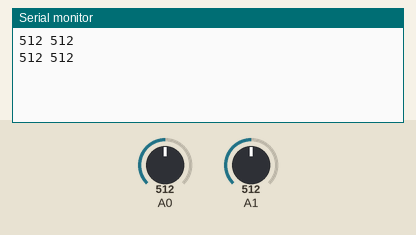
A sketch run on a simulated Arduino Uno, built with avr-gcc and run on an emulated ATmega328P. Shown: the last lines printed to the serial monitor. The test bench sets the inputs (shaded band); at power-on: A0 = 512, A1 = 512.

Above: at 5.8 s.
5.9 s: A0 set to 716
At 11.4 s:
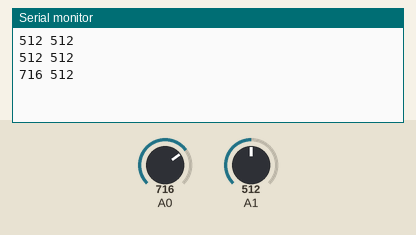
11.9 s: A1 set to 716
At 16.5 s:
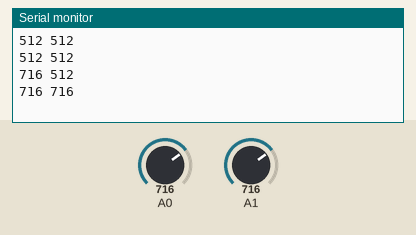
17.9 s: A0 set to 900
At 21.5 s:
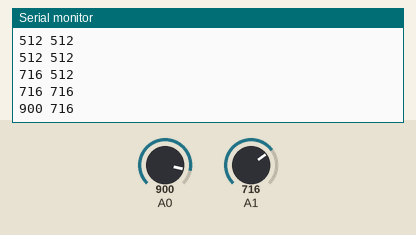
23.9 s: A1 set to 900
At 25.3 s:
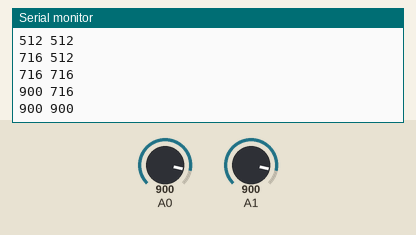
Timing chart, 0 to 26.9 s (numbered marks = the images above; inputs shaded):
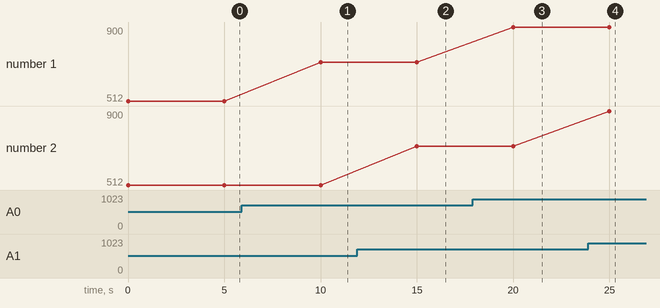

The sketch:

plant_sensor.ino
```cpp
 void setup() {

  // initialize serial communication at 9600 bits per second:
  Serial.begin(9600);

}

void loop() {

  // read the input on analog pin 0 and 1:
  int monstera = analogRead(A0);
  int fagiolo = analogRead(A1);

  // print out the value you read:
  Serial.print(monstera);
  Serial.print(" ");
  Serial.println(fagiolo);

  // delay in between reads for stability
  delay(5000);

}
```

Measured:
- after the input at 5.9 s, the serial monitor: prints a new line after 4.1 s (image 1)
- after the input at 11.9 s, the serial monitor: prints a new line after 3.1 s (image 2)
- after the input at 17.9 s, the serial monitor: prints a new line after 2.1 s (image 3)
- after the input at 23.9 s, the serial monitor: prints a new line after 1.1 s (image 4)
- plotted number 1: 512 → 716 after the input at 5.9 s, 716 → 900 after the input at 17.9 s
